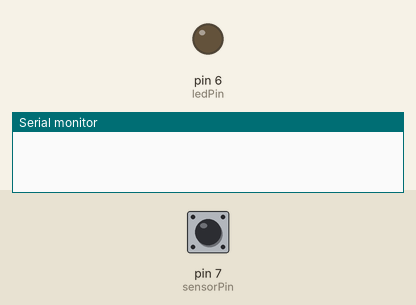
Recording of a sketch running on a simulated Arduino Uno, built with avr-gcc and run on an emulated ATmega328P. Parts: output pins drawn as LEDs (lit = HIGH), the last lines printed to the serial monitor. Dashed ring = blinking. The inputs (shaded band) are chosen by the test bench; at power-on: pin 7 (sensorPin) LOW.

Above: at 1.2 s.
1.3 s: pin 7 (sensorPin) driven HIGH
2.8 s: pin 7 (sensorPin) pulsed LOW 5 times (0.12 s each, 0.3 s apart)
At 3.37 s:
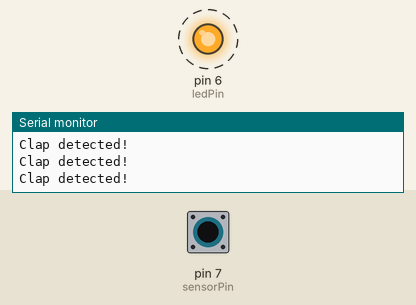
Timing chart, 0 to 5.8 s (numbered marks = the images above; inputs shaded):
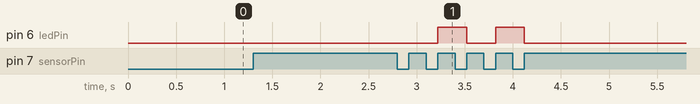

Measured:
- after the input at 2.8 s, pin 6 (ledPin): alternates HIGH for 0.30 s and LOW for 0.30 s, 4 changes in all, then stays LOW, starting after 0.42 s

The sketch:

Arduino-Clap-Switch.ino
```cpp
const int sensorPin = 7;
const int ledPin = 6;

String ledState = "off";

long lastEvent = 0;
long prevClapTime = 0;

void setup() {
  Serial.begin(9600);

  pinMode(sensorPin, INPUT);
  pinMode(ledPin, OUTPUT);
  digitalWrite(ledPin, LOW);
}

void loop() {

  // Read Sound Sensor data
  int sensorData = digitalRead(sensorPin);
  // If pin goes HIGH, sound is detected
  if (sensorData == HIGH) {

    // If 25ms have passed since last HIGH state, it means that
    // the clap is detected and not due to any spurious sounds
    if (millis() - lastEvent > 25) {
      Serial.println("Clap detected!");

      // If the Time between  two claps is greater than 600ms
      // Two consecutive Claps are Detected
      if(millis() - prevClapTime < 500){
        toggleState();
      }
      prevClapTime = millis();
    }

    // Remember when last event happened
    lastEvent = millis();
  }

}

void toggleState() {

  if (ledState == "off") {
    ledState = "on";
    digitalWrite(ledPin, HIGH);
  } else {
    ledState = "off";
    digitalWrite(ledPin, LOW);
  }
}
```
